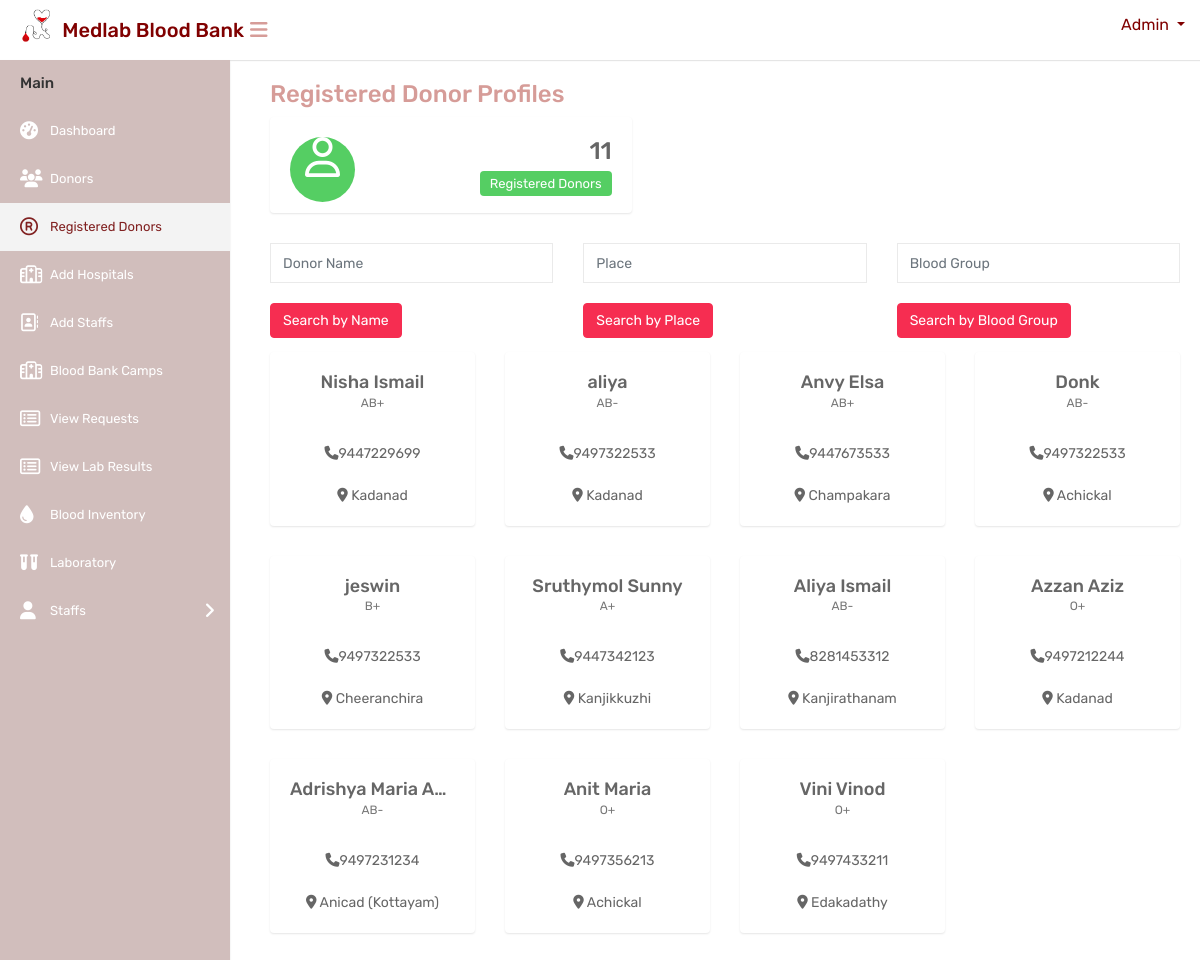
The app's page /registereddonortable, older data.
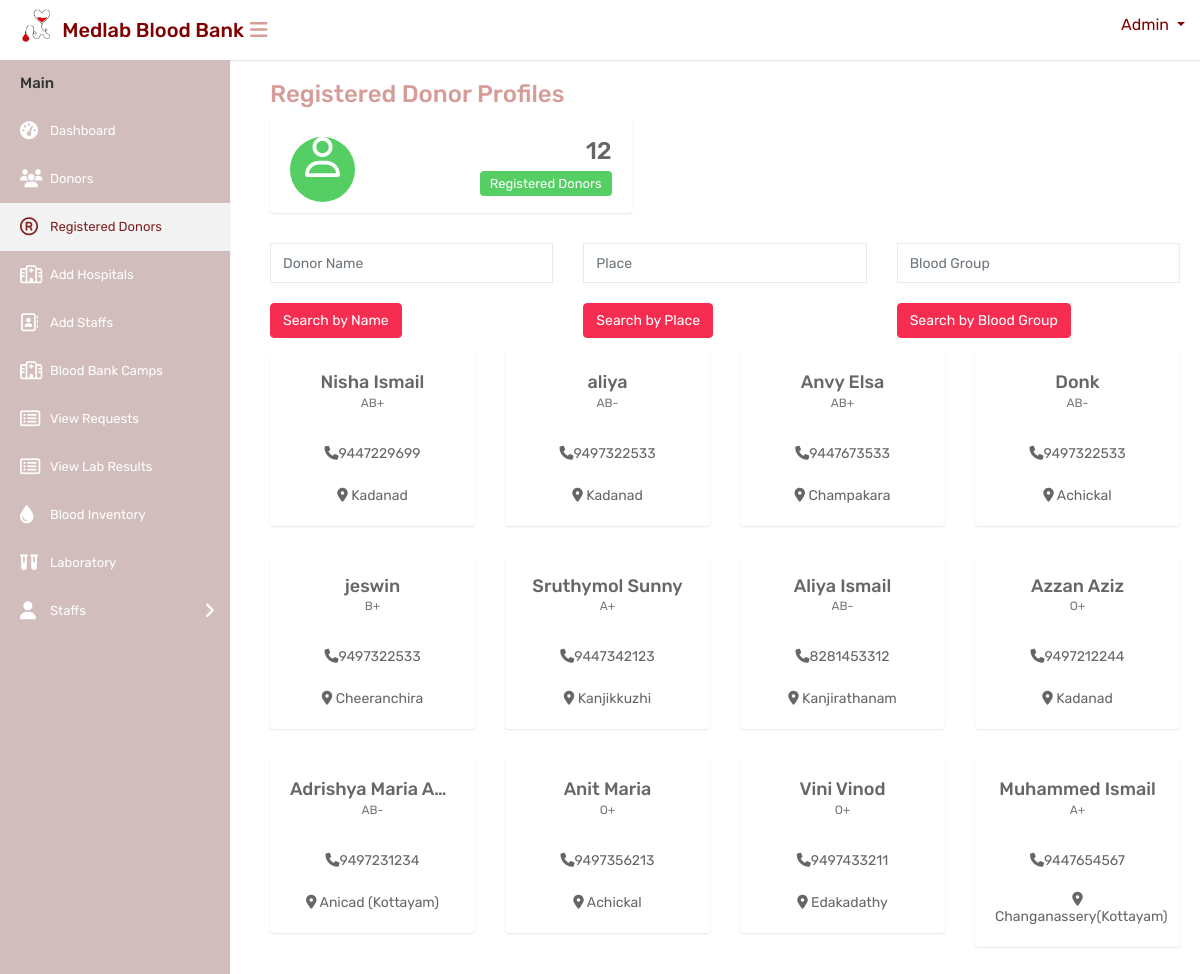
The same page, newer data.
### website/models.py (models this page shows, shortened)
class Donor(models.Model):
    user = models.OneToOneField(CustomUser, on_delete=models.CASCADE, null=True)
    full_name = models.CharField(max_length=100)
    email = models.EmailField(unique=True)
    phone = models.CharField(max_length=15)
    blood_group = models.CharField(max_length=5)
    place = models.CharField(max_length=100)
    id_proof = models.FileField(upload_to='id_proofs/', null=True, blank=True)
    timestamp = models.DateTimeField(default=timezone.now)

### website/views.py (the view)
# urls.py: path('registereddonortable', registereddonortable, name='registereddonortable'),
def registereddonortable(request):
    donors = Donor.objects.all()
    donor_count = donors.count()
    return render(request, 'mainuser/registereddonortable.html', {'donors': donors, 'donor_count': donor_count})

### templates/mainuser/registereddonortable.html (shortened to what the changed rows need)
{% load static %}
<html>
<head>
        <link rel="stylesheet" type="text/css" href="{% static 'mainuser/css/bootstrap.min.css' %}">
        <link rel="stylesheet" type="text/css" href="{% static 'mainuser/css/font-awesome.min.css' %}">
        <link rel="stylesheet" type="text/css" href="{% static 'mainuser/css/style.css' %}">
</head>
<body>
    <div class="main-wrapper">
        <div class="page-wrapper" style="margin-top:30px;margin-left:270px;padding-right:20px">
            <div class="row">
                <div class="col-md-6 col-sm-6 col-lg-6 col-xl-5">
                    <div class="dash-widget">
                        <div class="dash-widget-info text-right">
                            <h3>{{ donor_count }}</h3>
                            <span class="widget-title2">Registered Donors </span>
                        </div>
                    </div>
                </div>
            </div>
            <div class="row">
            {% for donor in donors %}
            <div class="col-md-4 col-sm-4 col-lg-3">
                <div class="profile-widget">
                    <h4 class="doctor-name text-ellipsis">{{ donor.full_name }}</h4>
                    <div class="doc-prof">{{ donor.blood_group }}</div><br>
                    <div class="user-country">
                        <i class="fa fa-phone"></i>{{donor.phone}}<br><br>
                        <i class="fa fa-map-marker"></i> {{ donor.place }}
                    </div>
                </div>
            </div>
            {% endfor %}
        </div>
    </div>
</body>
</html>

Row changes from the older to the newer data that the page shows:
added Donor: full_name "Muhammed Ismail", blood_group "A+", phone "9447654567", place "Changanassery(Kottayam)"
Text that changed along with them:
{{ donor_count }}: "11" → "12"
